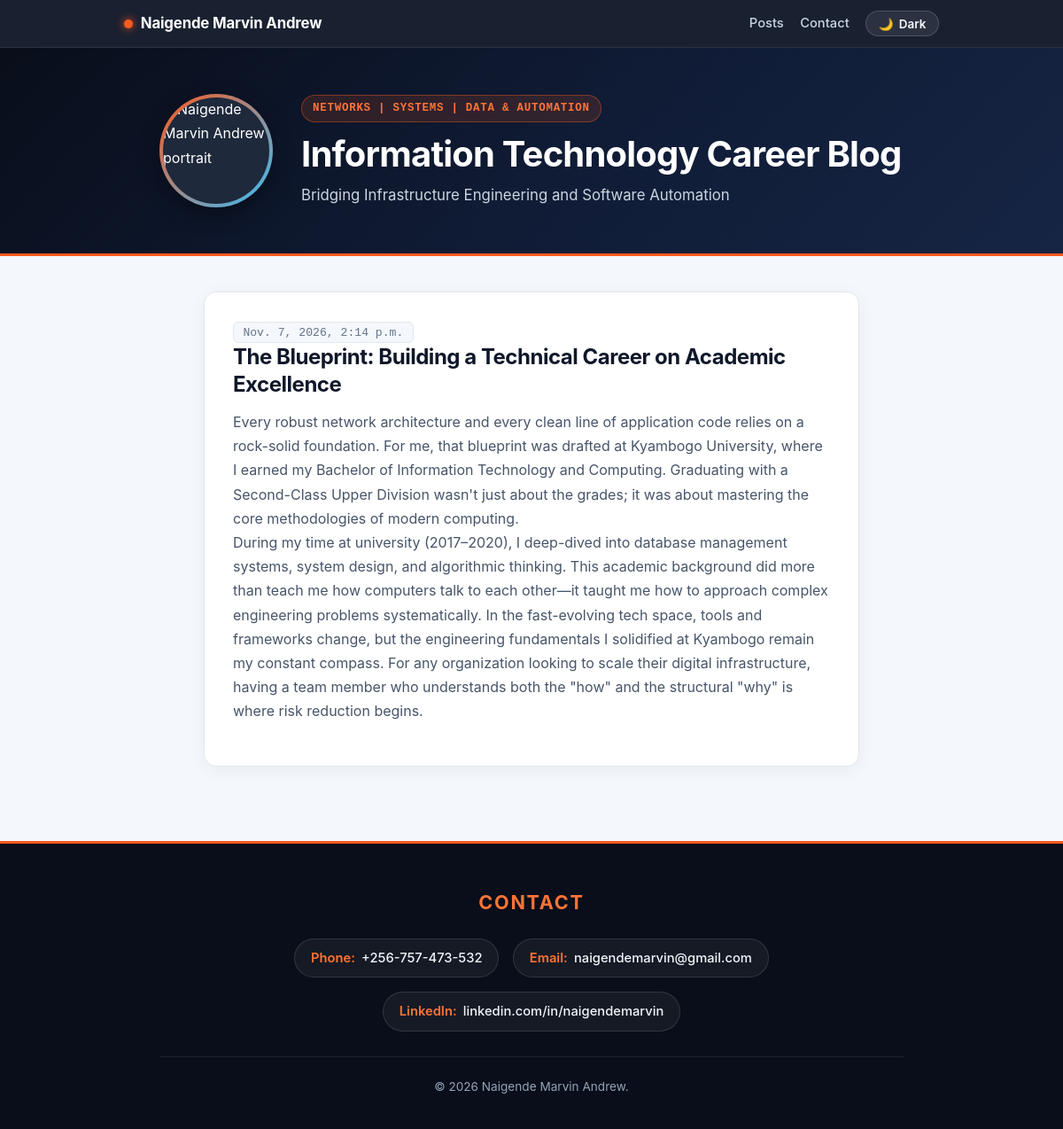
The app's page /post/1/ with its own data.
### blog/models.py (models this page shows, shortened)
class Post(models.Model):
    author = models.ForeignKey(settings.AUTH_USER_MODEL, on_delete=models.CASCADE)
    title = models.CharField(max_length=200)
    text = models.TextField()
    created_date = models.DateTimeField(default=timezone.now)
    published_date = models.DateTimeField(blank=True, null=True)

### blog/views.py (the view)
# urls.py: path('post/<int:pk>/', views.post_detail, name='post_detail'),
def post_detail(request, pk):
    post = get_object_or_404(Post, pk=pk)
    return render(request, 'blog/post_detail.html', {'post': post})

### blog/templates/blog/post_detail.html (shortened to what this page needs)
{% extends 'blog/base.html' %}
{% block content %}
    <article class="post">
        {% if post.published_date %}
            <time class="date">
                {{ post.published_date }}
            </time>
        {% endif %}
        <h2>{{ post.title }}</h2>
        <p>{{ post.text|linebreaksbr }}</p>
    </article>
{% endblock %}

### blog/static/css/blog.css (style rules this page uses)
:root { --font-sans: -apple-system, BlinkMacSystemFont, "Segoe UI", Roboto, "Helvetica Neue", Arial, sans-serif; --font-mono: ui-monospace, SFMono-Regular, Menlo, Monaco, Consolas, "Liberation Mono", "Courier New", monospace; --orange-primary: #ff5a1f; --orange-hover: #ff7438; --orange-soft: rgba(255, 90, 31, 0.12); --orange-border: rgba(255, 90, 31, 0.35); --slate-hero: #0b1324; --slate-hero-gradient: linear-gradient(135deg, #090e1a 0%, #101c36 55%, #162544 100%); --slate-footer: #090e1a; --bg-page: #f4f7fb; --bg-card: #ffffff; --bg-nav: rgba(11, 19, 36, 0.94); --bg-code: #eef2f8; --text-primary: #0f172a; --text-secondary: #475569; --text-muted: #64748b; --border-subtle: #e2e8f0; --shadow-card: 0 4px 20px rgba(15, 23, 42, 0.05); --shadow-card-hover: 0 10px 28px rgba(15, 23, 42, 0.09); }
*, *::before, *::after { box-sizing: border-box; }
html { scroll-behavior: smooth; }
body { margin: 0; padding: 0; font-family: var(--font-sans); background-color: var(--bg-page); color: var(--text-primary); line-height: 1.7; transition: background-color 0.25s ease, color 0.25s ease; display: flex; flex-direction: column; min-height: 100vh; }
h1, h2, h3, h4 { font-family: var(--font-sans); font-weight: 700; letter-spacing: -0.02em; margin-top: 0; color: var(--text-primary); }
p { margin-top: 0; margin-bottom: 1.15rem; color: var(--text-secondary); }
.post { background-color: var(--bg-card); border: 1px solid var(--border-subtle); border-radius: 14px; padding: 1.85rem 2rem; margin-bottom: 1.75rem; box-shadow: var(--shadow-card); transition: transform 0.2s ease, box-shadow 0.2s ease, border-color 0.2s ease; }
.date { font-family: var(--font-mono); font-size: 0.82rem; color: var(--text-muted); background-color: var(--bg-page); padding: 0.22rem 0.65rem; border-radius: 6px; border: 1px solid var(--border-subtle); }
.post h2 { font-size: 1.5rem; margin-bottom: 0.85rem; line-height: 1.3; }

### records on screen
Post: published_date "Nov. 7, 2026, 2:14 p.m.", title "The Blueprint: Building a Technical Career on Academic Excellence", text "Every robust network architecture and every clean line of application code relies on a rock-solid foundation. For me, that blueprint was drafted at Kyambogo University, where I earned my Bachelor of Information Technology and Computing. Graduating with a Second-Class Upper Division wasn't just about the grades; it was about mastering the core methodologies of modern computing. During my time at university (2017–2020), I deep-dived into database management systems, system design, and algorithmic thinking. This academic background did more than teach me how computers talk to each other—it taught me how to approach complex engineering problems systematically. In the fast-evolving tech space,…"
